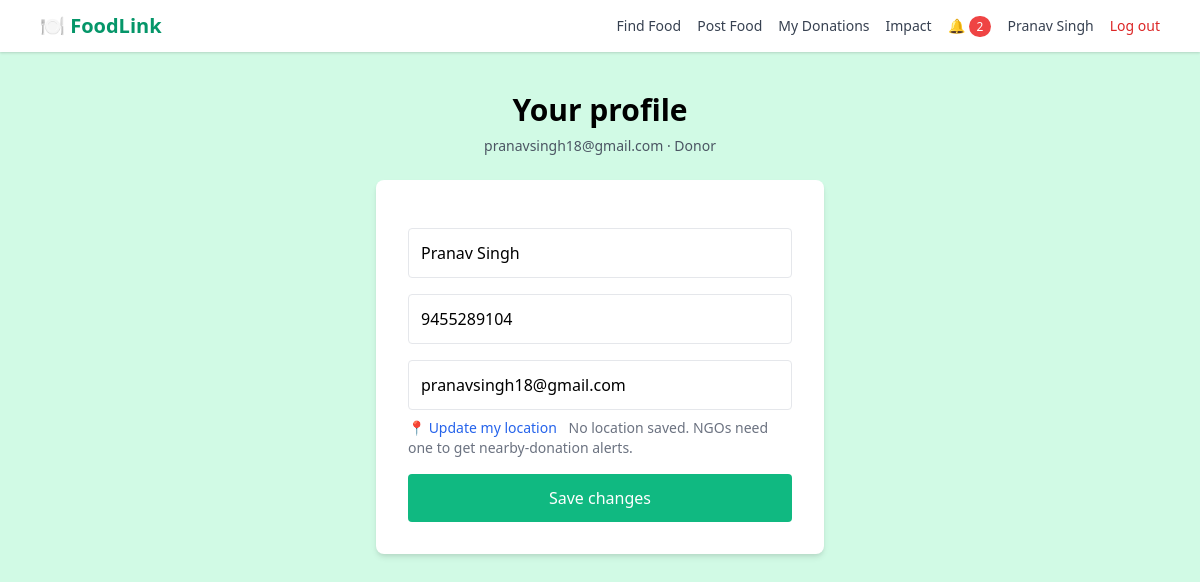
Screenshot of /profile (signed in) with the database file from the repository.
### tables this page shows
CREATE TABLE users (
    id INTEGER PRIMARY KEY AUTOINCREMENT,
    role TEXT NOT NULL CHECK (role IN ('donor','ngo','admin')),
    name TEXT NOT NULL,
    email TEXT NOT NULL UNIQUE,
    password_hash TEXT NOT NULL,
    phone TEXT, address TEXT, lat REAL, lng REAL,
    reg_number TEXT,
    ngo_darpan_id TEXT,
    verification_doc TEXT,
    verification_doc_name TEXT,
    ngo_status TEXT CHECK (ngo_status IN ('PENDING','APPROVED','REJECTED')),
    is_verified INTEGER NOT NULL DEFAULT 0,
    account_status TEXT NOT NULL DEFAULT 'active' CHECK (account_status IN ('active','suspended','removed')),
    email_verified INTEGER NOT NULL DEFAULT 0,
    created_at TEXT NOT NULL
);

### app.py (the view, shortened to what this page needs)
@app.route('/profile', methods=['GET', 'POST'])
@login_required
def profile():
    return render_template('templates/profile.html', form=g.user, errors={})

### app.py (called while the page is built)
def get_db():
    if 'db' not in g:
        g.db = sqlite3.connect(app.config['DATABASE'])
        g.db.row_factory = sqlite3.Row
        g.db.execute('PRAGMA foreign_keys = ON')
    return g.db

def now_utc():
    return datetime.now(timezone.utc).replace(tzinfo=None, microsecond=0)

def fmt(dt):
    return dt.strftime('%Y-%m-%d %H:%M:%S')

def utcnow_str():
    return fmt(now_utc())

def csrf_token():
    if 'csrf_token' not in session:
        session['csrf_token'] = secrets.token_urlsafe(24)
    return session['csrf_token']

@app.before_request
def before():
    if request.endpoint == 'static':
        return
    g.user = None
    uid = session.get('uid')
    if uid:
        u = get_db().execute('SELECT * FROM users WHERE id = ?', (uid,)).fetchone()
        if u and u['account_status'] == 'active':
            g.user = u
        else:
            session.clear()
    if request.method in ('POST', 'PUT', 'PATCH', 'DELETE'):
        sent, expected = request.form.get('csrf_token', ''), session.get('csrf_token', '')
        if not expected or not hmac.compare_digest(sent, expected):
            abort(400, 'Your session expired or the form was invalid. Go back, refresh the page and try again.')
    run_maintenance()

@app.after_request
def security_headers(resp):
    resp.headers.setdefault('X-Content-Type-Options', 'nosniff')
    resp.headers.setdefault('X-Frame-Options', 'SAMEORIGIN')
    resp.headers.setdefault('Referrer-Policy', 'same-origin')
    return resp

@app.context_processor
def inject_user_context():
    unread = 0
    if g.get('user'):
        unread = get_db().execute('SELECT COUNT(*) FROM notifications WHERE user_id = ? AND is_read = 0',
                                  (g.user['id'],)).fetchone()[0]
    return {'unread_count': unread}

def role_required(*roles):
    def deco(f):
        @wraps(f)
        def wrapper(*a, **kw):
            if not g.user:
                flash('Please log in to continue.', 'error')
                nxt = request.full_path.rstrip('?') if request.method == 'GET' else None
                return redirect(url_for('login', next=nxt) if nxt else url_for('login'))
            if g.user['role'] not in roles:
                abort(403)
            return f(*a, **kw)
        return wrapper
    return deco

### templates/profile.html (shortened to what this page needs)
{% extends 'templates/base.html' %}
{% from 'templates/_macros.html' import err %}
{% block main_class %}flex flex-col items-center py-10 px-4{% endblock %}
{% block content %}
    <h1 class="text-3xl font-bold mb-2">Your profile</h1>
    <p class="text-sm text-gray-600 mb-6">{{ g.user.email }} · {{ {'donor': 'Donor', 'ngo': 'NGO / Receiver', 'admin': 'Admin'}[g.user.role] }}
        {% if g.user.role == 'ngo' %}· {{ 'Verified ✔' if g.user.is_verified and g.user.ngo_status == 'APPROVED' else 'Not verified (' ~ g.user.ngo_status|lower ~ ')' }}{% endif %}</p>
    <form method="POST" class="bg-white p-8 rounded-lg shadow-md w-full max-w-md space-y-4">
        <div>
            <input type="text" name="name" value="{{ form['name'] or '' }}" placeholder="Name" required class="w-full border p-3 rounded">
        </div>
        <div>
            <input type="tel" name="phone" value="{{ form['phone'] or '' }}" placeholder="Phone" required class="w-full border p-3 rounded">
        </div>
        <div>
            <input type="text" name="address" value="{{ form['address'] or '' }}" placeholder="Address" class="w-full border p-3 rounded">
            <div class="mt-2 text-sm">
                <button type="button" data-geo-lat="lat" data-geo-lng="lng" class="text-blue-600 hover:underline">📍 Update my location</button>
                <span class="geo-note text-gray-500 ml-2">{% if form['lat'] not in (none, '') %}Location saved.{% else %}No location saved. NGOs need one to get nearby-donation alerts.{% endif %}</span>
            </div>
        </div>
        <button type="submit" class="bg-green-500 text-white w-full py-3 rounded hover:bg-green-600">Save changes</button>
    </form>
{% endblock %}

### templates/base.html (shortened to what this page needs)
<!DOCTYPE html>
<html lang="en">
<head>
    <link href="https://cdn.jsdelivr.net/npm/tailwindcss@2.2.19/dist/tailwind.min.css" rel="stylesheet">
</head>
<body class="min-h-screen {% block body_class %}bg-green-100{% endblock %}">
<nav class="bg-white shadow">
    <div class="max-w-6xl mx-auto px-4 py-3 flex flex-wrap items-center justify-between">
        <a href="/" class="text-xl font-bold text-green-600">🍽️ FoodLink</a>
        <div class="flex flex-wrap items-center gap-x-4 gap-y-2 text-sm text-gray-700">
            <a href="/find" class="hover:text-green-600">Find Food</a>
            {% if g.user and g.user.role == 'donor' %}
                <a href="/post" class="hover:text-green-600">Post Food</a>
                <a href="/my/donations" class="hover:text-green-600">My Donations</a>
            {% elif g.user and g.user.role == 'ngo' %}
                <a href="/my/requests" class="hover:text-green-600">My Requests</a>
            {% elif g.user and g.user.role == 'admin' %}
                <a href="/admin" class="hover:text-green-600">Admin</a>
            {% endif %}
            <a href="/impact" class="hover:text-green-600">Impact</a>
            {% if g.user %}
                <a href="/notifications" class="hover:text-green-600" title="Notifications">🔔{% if unread_count %}<span class="ml-1 bg-red-500 text-white text-xs rounded-full px-2 py-0.5">{{ unread_count }}</span>{% endif %}</a>
                <a href="/profile" class="hover:text-green-600">{{ g.user.name }}</a>
                <form method="POST" action="/logout" class="inline">
                    <button type="submit" class="text-red-600 hover:underline">Log out</button>
                </form>
            {% else %}
                <a href="/login" class="hover:text-green-600">Log in</a>
                <a href="/signup" class="bg-green-500 text-white px-3 py-1 rounded-full hover:bg-green-600">Sign up</a>
            {% endif %}
        </div>
    </div>
</nav>
<main class="{% block main_class %}{% endblock %}"{% block main_attrs %}{% endblock %}>
{% block content %}{% endblock %}
</main>
</body>
</html>

### rows the page displays
users: user.name "Pranav Singh", user.email "pranavsingh18@gmail.com", role "Donor", name "Pranav Singh", phone "9455289104", address "pranavsingh18@gmail.com"

### other values shown
{{ unread_count }} "2"
